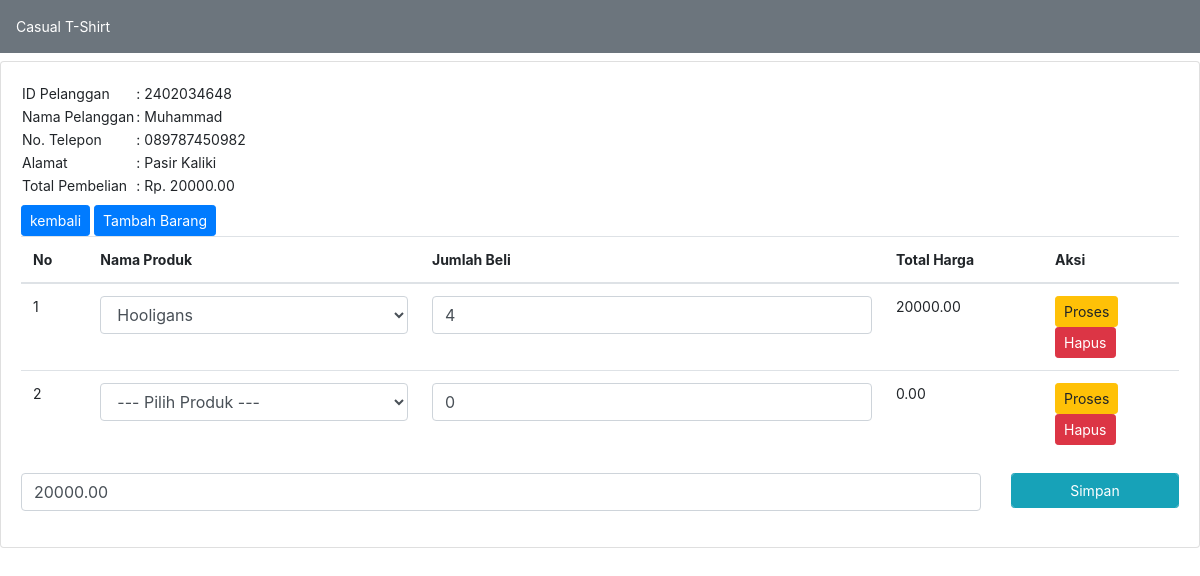
The page /detailspembelian.php?PelangganID=2402034648 on the database its author committed.
### tables this page shows
CREATE TABLE `penjualan` (
  `PenjualanID` int(11) NOT NULL,
  `TanggalPenjualan` date NOT NULL,
  `TotalHarga` decimal(10,2) NOT NULL,
  `PelangganID` varchar(15) NOT NULL
);

CREATE TABLE `pelanggan` (
  `PelangganID` varchar(15) NOT NULL,
  `NamaPelanggan` varchar(255) NOT NULL,
  `Alamat` text NOT NULL,
  `NomorTelepon` varchar(15) NOT NULL
);

CREATE TABLE `detailpenjualan` (
  `DetailID` int(11) NOT NULL,
  `PenjualanID` int(11) NOT NULL,
  `ProdukID` int(11) NOT NULL,
  `JumlahProduk` int(11) NOT NULL,
  `Subtotal` decimal(10,2) NOT NULL
);

CREATE TABLE `produk` (
  `ProdukID` int(11) NOT NULL,
  `NamaProduk` varchar(255) NOT NULL,
  `Harga` decimal(10,2) NOT NULL,
  `Stok` int(11) NOT NULL
);

### detailspembelian.php (the view, shortened to what this page needs)
<!doctype html>
<html lang="en">
  <head>
<link href="assets//css/bootstrap.min.css" rel="stylesheet">
    <link href="asset/css/dashboard.css" rel="stylesheet">
  </head>
  <body>
  <div class="p-3 mb-2 bg-secondary text-white">Casual T-Shirt</div>
        <div class="card mt-2">
	<div class="card-body">
		<?php
		include 'koneksi.php';
		$PelangganID = $_GET['PelangganID'];
		$data = mysqli_query($connection ,"SELECT * FROM pelanggan INNER JOIN penjualan ON pelanggan.PelangganID=penjualan.PelangganID");
		while($d = mysqli_fetch_array($data)){
			?>
			<?php if ($d['PelangganID'] == $PelangganID) { ?>
				<table>
					<tr>
						<td>ID Pelanggan</td>
						<td>: <?php echo $d['PelangganID']; ?></td>
					</tr>
					<tr>
						<td>Nama Pelanggan</td>
						<td>: <?php echo $d['NamaPelanggan']; ?></td>
					</tr>
					<tr>
						<td>No. Telepon</td>
						<td>: <?php echo $d['NomorTelepon']; ?></td>
					</tr>
					<tr>
						<td>Alamat</td>
						<td>: <?php echo $d['Alamat']; ?></td>
					</tr>
					<tr>
						<td>Total Pembelian</td>
						<td>: Rp. <?php echo $d['TotalHarga']; ?></td>
					</tr>
				</table>
				<form method="post" action="tambah_detail_penjualan.php">
					<a href="pembelian.php" class="btn btn-primary btn-sm mt-2">kembali</a>
					<a href="proses_simpan_barang"><button type="submit" class="btn btn-primary btn-sm mt-2">
						Tambah Barang
					</button></a>
				</form>
				<table class="table">
					<thead>
						<tr>
							<th>No</th>
							<th>Nama Produk</th>
							<th>Jumlah Beli</th>
							<th>Total Harga</th>
							<th>Aksi</th>
						</tr>
					</thead>
					<tbody>
						<?php
						include 'koneksi.php';
						$nos = 1;
						$detailpenjualan = mysqli_query($connection,"SELECT * FROM detailpenjualan");
						while($d_detailpenjualan = mysqli_fetch_array($detailpenjualan)){
							?>
							<?php
							if ($d_detailpenjualan['PenjualanID'] == $d['PenjualanID']) { ?>
								<tr>
									<td><?php echo $nos++; ?></td>
									<td>
										<form action="simpan_barang_beli.php" method="post">
											<div class="form-group">
												<select name="ProdukID" class="form-control" onchange="this.form.submit()">
													<option>--- Pilih Produk ---</option>
													<?php
													include 'koneksi.php';
													$produk = mysqli_query($connection,"SELECT * FROM produk");
													while($d_produk = mysqli_fetch_array($produk)){
														?>
														<option value="<?php echo $d_produk['ProdukID']; ?>" <?php if ($d_produk['ProdukID']==$d_detailpenjualan['ProdukID']) { echo "selected"; } ?>><?php echo $d_produk['NamaProduk']; ?></option>
													<?php } ?>
												</select>
											</div>
										</form>
									</td>
									<td>
										<form method="post" action="hitung_subtotal.php">
											<div class="form-group">
												<input type="number" name="JumlahProduk" value="<?php echo $d_detailpenjualan['JumlahProduk']; ?>" class="form-control">
											</div>
										</td>
										<td><?php echo $d_detailpenjualan['Subtotal']; ?></td>
										<td>
											<button type="submit" class="btn btn-warning btn-sm">Proses</button>
										<form method="post" action="hapus_detail_pembelian.php">
											<button type="submit" class="btn btn-danger btn-sm">Hapus</button>
										</form>
									</td>
								</tr>
							<?php } else {
								?>
								<?php
							}
						}
						?>
					</tbody>
				</table>
				<form method="post" action="simpan_total_harga.php">
					<?php
					include 'koneksi.php';
					$detailpenjualan = mysqli_query($connection, "SELECT SUM(Subtotal) AS TotalHarga FROM detailpenjualan WHERE 	PenjualanID='$d[PenjualanID]'");
					$row = mysqli_fetch_assoc($detailpenjualan);
					$sum = $row['TotalHarga'];
					?>
					<div class="row">
						<div class="col-sm-10">
							<div class="form-group">
								<input type="text" class="form-control" name="TotalHarga" value="<?php echo $sum; ?>">
							</div>
						</div>
						<div class="col-sm-2">
							<div class="form-group">
								<button class="btn btn-info btn-sm form-control" type="submit">Simpan</button>
							</div>
						</div>
					</div>
				</form>
			<?php } else { ?>
				<?php
			}
		}
		?>
	</div>
</div>
  </body>
</html>

### assets/css/dashboard.css (style rules this page uses)
body { font-size: .875rem; }

### detailspembelian.php (style rules this page uses)
body { background-color: #grey; }

### rows shown on the page
penjualan: PelangganID "2402034648", PelangganID.NamaPelanggan "Muhammad", PelangganID.NomorTelepon "089787450982", PelangganID.Alamat "Pasir Kaliki", TotalHarga "20000.00"
detailpenjualan: ProdukID "Hooligans", JumlahProduk "4", Subtotal "20000.00"
detailpenjualan: JumlahProduk "0", Subtotal "0.00"
